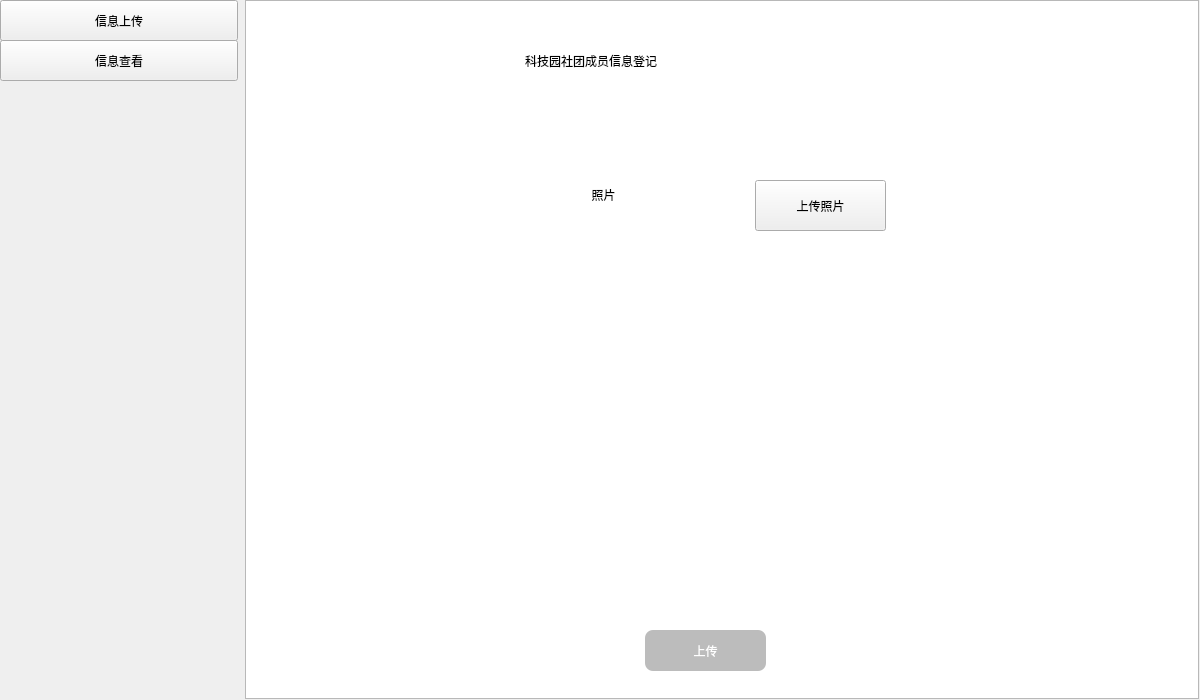
<?xml version="1.0" encoding="UTF-8"?>
<ui version="4.0">
 <class>Form</class>
 <widget class="QWidget" name="Form">
  <property name="geometry">
   <rect>
    <x>0</x>
    <y>0</y>
    <width>1200</width>
    <height>700</height>
   </rect>
  </property>
  <property name="minimumSize">
   <size>
    <width>1200</width>
    <height>700</height>
   </size>
  </property>
  <property name="maximumSize">
   <size>
    <width>1200</width>
    <height>700</height>
   </size>
  </property>
  <property name="windowTitle">
   <string>Form</string>
  </property>
  <property name="styleSheet">
   <string notr="true"/>
  </property>
  <widget class="QWidget" name="layoutWidget">
   <property name="geometry">
    <rect>
     <x>0</x>
     <y>0</y>
     <width>1201</width>
     <height>701</height>
    </rect>
   </property>
   <layout class="QHBoxLayout" name="horizontalLayout" stretch="2,8">
    <item>
     <widget class="QWidget" name="widget" native="true">
      <property name="styleSheet">
       <string notr="true">background-image: url(:/manage/images/1.jpg);</string>
      </property>
      <widget class="QPushButton" name="pushButton_2">
       <property name="geometry">
        <rect>
         <x>0</x>
         <y>0</y>
         <width>238</width>
         <height>41</height>
        </rect>
       </property>
       <property name="text">
        <string>信息上传</string>
       </property>
      </widget>
      <widget class="QPushButton" name="pushButton_3">
       <property name="geometry">
        <rect>
         <x>0</x>
         <y>40</y>
         <width>238</width>
         <height>41</height>
        </rect>
       </property>
       <property name="text">
        <string>信息查看</string>
       </property>
      </widget>
     </widget>
    </item>
    <item>
     <widget class="QWidget" name="widget_2" native="true">
      <property name="styleSheet">
       <string notr="true"/>
      </property>
      <widget class="QPushButton" name="uploading_btn">
       <property name="enabled">
        <bool>false</bool>
       </property>
       <property name="geometry">
        <rect>
         <x>400</x>
         <y>630</y>
         <width>121</width>
         <height>41</height>
        </rect>
       </property>
       <property name="styleSheet">
        <string notr="true">QPushButton{
	background-color: rgb(33,174,250);
	border-radius:8px;
	color:white;
}
QPushButton:hover{
	background-color:rgb(72,203,250);
}
QPushButton:pressed{
	background-color:rgb(85,85,255);
}
QPushButton:disabled{
	background-color: rgb(188, 188, 188);
}</string>
       </property>
       <property name="text">
        <string>上传</string>
       </property>
      </widget>
      <widget class="QLabel" name="label_7">
       <property name="geometry">
        <rect>
         <x>280</x>
         <y>30</y>
         <width>451</width>
         <height>61</height>
        </rect>
       </property>
       <property name="styleSheet">
        <string notr="true">font: 24pt &quot;方正粗黑宋简体&quot;;</string>
       </property>
       <property name="text">
        <string>科技园社团成员信息登记</string>
       </property>
      </widget>
      <widget class="QPushButton" name="image_btn">
       <property name="geometry">
        <rect>
         <x>510</x>
         <y>180</y>
         <width>131</width>
         <height>51</height>
        </rect>
       </property>
       <property name="text">
        <string>上传照片</string>
       </property>
      </widget>
      <widget class="QLabel" name="image_label">
       <property name="geometry">
        <rect>
         <x>320</x>
         <y>90</y>
         <width>160</width>
         <height>210</height>
        </rect>
       </property>
       <property name="minimumSize">
        <size>
         <width>160</width>
         <height>210</height>
        </size>
       </property>
       <property name="styleSheet">
        <string notr="true">background-color: rgb(255, 255, 255);</string>
       </property>
       <property name="text">
        <string>        照片</string>
       </property>
      </widget>
      <widget class="QWidget" name="layoutWidget">
       <property name="geometry">
        <rect>
         <x>100</x>
         <y>310</y>
         <width>771</width>
         <height>291</height>
        </rect>
       </property>
       <layout class="QGridLayout" name="gridLayout">
        <property name="bottomMargin">
         <number>0</number>
        </property>
        <property name="spacing">
         <number>7</number>
        </property>
        <item row="1" column="0">
         <widget class="QLabel" name="label_3">
          <property name="styleSheet">
           <string notr="true">font: 16pt &quot;楷体&quot;;</string>
          </property>
          <property name="text">
           <string>学号：</string>
          </property>
         </widget>
        </item>
        <item row="0" column="1">
         <widget class="QLineEdit" name="name_line">
          <property name="styleSheet">
           <string notr="true">font: 16pt &quot;宋体&quot;;</string>
          </property>
         </widget>
        </item>
        <item row="0" column="3">
         <widget class="QComboBox" name="team_line">
          <property name="styleSheet">
           <string notr="true">font: 16pt &quot;宋体&quot;;</string>
          </property>
          <property name="maxVisibleItems">
           <number>10</number>
          </property>
          <item>
           <property name="text">
            <string>仁爱</string>
           </property>
          </item>
          <item>
           <property name="text">
            <string>菜鸟</string>
           </property>
          </item>
          <item>
           <property name="text">
            <string>优C</string>
           </property>
          </item>
          <item>
           <property name="text">
            <string>前沿</string>
           </property>
          </item>
          <item>
           <property name="text">
            <string>啄木鸟</string>
           </property>
          </item>
          <item>
           <property name="text">
            <string>千百度</string>
           </property>
          </item>
          <item>
           <property name="text">
            <string>ACM</string>
           </property>
          </item>
         </widget>
        </item>
        <item row="0" column="0">
         <widget class="QLabel" name="label">
          <property name="styleSheet">
           <string notr="true">font: 16pt &quot;楷体&quot;;</string>
          </property>
          <property name="text">
           <string>姓名：</string>
          </property>
         </widget>
        </item>
        <item row="1" column="2">
         <widget class="QLabel" name="label_4">
          <property name="styleSheet">
           <string notr="true">font: 16pt &quot;楷体&quot;;</string>
          </property>
          <property name="text">
           <string>班级：</string>
          </property>
         </widget>
        </item>
        <item row="2" column="2">
         <widget class="QLabel" name="label_6">
          <property name="styleSheet">
           <string notr="true">font: 16pt &quot;楷体&quot;;</string>
          </property>
          <property name="text">
           <string>辅导员</string>
          </property>
         </widget>
        </item>
        <item row="1" column="1">
         <widget class="QLineEdit" name="num_line">
          <property name="styleSheet">
           <string notr="true">font: 16pt &quot;宋体&quot;;</string>
          </property>
         </widget>
        </item>
        <item row="1" column="3">
         <widget class="QLineEdit" name="class_line">
          <property name="styleSheet">
           <string notr="true">font: 16pt &quot;宋体&quot;;</string>
          </property>
         </widget>
        </item>
        <item row="2" column="3">
         <widget class="QLineEdit" name="teacher_line">
          <property name="styleSheet">
           <string notr="true">font: 16pt &quot;宋体&quot;;</string>
          </property>
         </widget>
        </item>
        <item row="2" column="1">
         <widget class="QLineEdit" name="number_line">
          <property name="styleSheet">
           <string notr="true">font: 16pt &quot;宋体&quot;;</string>
          </property>
         </widget>
        </item>
        <item row="0" column="2">
         <widget class="QLabel" name="label_2">
          <property name="styleSheet">
           <string notr="true">font: 16pt &quot;楷体&quot;;</string>
          </property>
          <property name="text">
           <string>社团：</string>
          </property>
         </widget>
        </item>
        <item row="2" column="0">
         <widget class="QLabel" name="label_5">
          <property name="styleSheet">
           <string notr="true">font: 16pt &quot;楷体&quot;;</string>
          </property>
          <property name="text">
           <string>电话：</string>
          </property>
         </widget>
        </item>
       </layout>
       <zorder>label_3</zorder>
       <zorder>name_line</zorder>
       <zorder>team_line</zorder>
       <zorder>label_4</zorder>
       <zorder>label_6</zorder>
       <zorder>num_line</zorder>
       <zorder>class_line</zorder>
       <zorder>teacher_line</zorder>
       <zorder>number_line</zorder>
       <zorder>label_2</zorder>
       <zorder>label_5</zorder>
       <zorder>label</zorder>
      </widget>
      <widget class="QLabel" name="label_hint">
       <property name="geometry">
        <rect>
         <x>430</x>
         <y>590</y>
         <width>72</width>
         <height>15</height>
        </rect>
       </property>
       <property name="styleSheet">
        <string notr="true">color: rgb(255, 0, 0);</string>
       </property>
       <property name="text">
        <string/>
       </property>
      </widget>
      <widget class="QListWidget" name="listWidget">
       <property name="geometry">
        <rect>
         <x>0</x>
         <y>0</y>
         <width>954</width>
         <height>699</height>
        </rect>
       </property>
       <property name="styleSheet">
        <string notr="true">background-image: url(:/manage/images/2.jpg);</string>
       </property>
      </widget>
      <zorder>listWidget</zorder>
      <zorder>uploading_btn</zorder>
      <zorder>label_7</zorder>
      <zorder>image_btn</zorder>
      <zorder>image_label</zorder>
      <zorder>layoutWidget</zorder>
      <zorder>label_hint</zorder>
     </widget>
    </item>
   </layout>
  </widget>
 </widget>
 <resources>
  <include location="../images.qrc"/>
 </resources>
 <connections>
  <connection>
   <sender>uploading_btn</sender>
   <signal>clicked()</signal>
   <receiver>Form</receiver>
   <slot>uploading()</slot>
   <hints>
    <hint type="sourcelabel">
     <x>701</x>
     <y>650</y>
    </hint>
    <hint type="destinationlabel">
     <x>726</x>
     <y>724</y>
    </hint>
   </hints>
  </connection>
  <connection>
   <sender>image_btn</sender>
   <signal>clicked()</signal>
   <receiver>Form</receiver>
   <slot>openimage()</slot>
   <hints>
    <hint type="sourcelabel">
     <x>863</x>
     <y>202</y>
    </hint>
    <hint type="destinationlabel">
     <x>1237</x>
     <y>217</y>
    </hint>
   </hints>
  </connection>
  <connection>
   <sender>pushButton_2</sender>
   <signal>clicked()</signal>
   <receiver>Form</receiver>
   <slot>collect_btn()</slot>
   <hints>
    <hint type="sourcelabel">
     <x>44</x>
     <y>19</y>
    </hint>
    <hint type="destinationlabel">
     <x>-197</x>
     <y>25</y>
    </hint>
   </hints>
  </connection>
  <connection>
   <sender>pushButton_3</sender>
   <signal>clicked()</signal>
   <receiver>Form</receiver>
   <slot>manage_btn()</slot>
   <hints>
    <hint type="sourcelabel">
     <x>46</x>
     <y>67</y>
    </hint>
    <hint type="destinationlabel">
     <x>-130</x>
     <y>56</y>
    </hint>
   </hints>
  </connection>
  <connection>
   <sender>name_line</sender>
   <signal>textChanged(QString)</signal>
   <receiver>Form</receiver>
   <slot>enable_inf_btn()</slot>
   <hints>
    <hint type="sourcelabel">
     <x>459</x>
     <y>366</y>
    </hint>
    <hint type="destinationlabel">
     <x>458</x>
     <y>780</y>
    </hint>
   </hints>
  </connection>
  <connection>
   <sender>num_line</sender>
   <signal>textChanged(QString)</signal>
   <receiver>Form</receiver>
   <slot>enable_inf_btn()</slot>
   <hints>
    <hint type="sourcelabel">
     <x>522</x>
     <y>458</y>
    </hint>
    <hint type="destinationlabel">
     <x>561</x>
     <y>749</y>
    </hint>
   </hints>
  </connection>
  <connection>
   <sender>class_line</sender>
   <signal>textChanged(QString)</signal>
   <receiver>Form</receiver>
   <slot>enable_inf_btn()</slot>
   <hints>
    <hint type="sourcelabel">
     <x>888</x>
     <y>458</y>
    </hint>
    <hint type="destinationlabel">
     <x>903</x>
     <y>805</y>
    </hint>
   </hints>
  </connection>
  <connection>
   <sender>number_line</sender>
   <signal>textChanged(QString)</signal>
   <receiver>Form</receiver>
   <slot>enable_inf_btn()</slot>
   <hints>
    <hint type="sourcelabel">
     <x>601</x>
     <y>539</y>
    </hint>
    <hint type="destinationlabel">
     <x>602</x>
     <y>944</y>
    </hint>
   </hints>
  </connection>
  <connection>
   <sender>team_line</sender>
   <signal>editTextChanged(QString)</signal>
   <receiver>Form</receiver>
   <slot>enable_inf_btn()</slot>
   <hints>
    <hint type="sourcelabel">
     <x>1021</x>
     <y>368</y>
    </hint>
    <hint type="destinationlabel">
     <x>1059</x>
     <y>785</y>
    </hint>
   </hints>
  </connection>
  <connection>
   <sender>teacher_line</sender>
   <signal>textChanged(QString)</signal>
   <receiver>Form</receiver>
   <slot>enable_inf_btn()</slot>
   <hints>
    <hint type="sourcelabel">
     <x>958</x>
     <y>540</y>
    </hint>
    <hint type="destinationlabel">
     <x>972</x>
     <y>832</y>
    </hint>
   </hints>
  </connection>
 </connections>
 <slots>
  <slot>uploading()</slot>
  <slot>openimage()</slot>
  <slot>enable_inf_btn()</slot>
  <slot>account_btn()</slot>
  <slot>collect_btn()</slot>
  <slot>manage_btn()</slot>
 </slots>
</ui>
